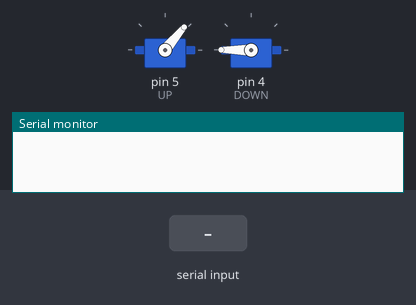
Bench run of a sketch on a simulated Arduino Uno, built with avr-gcc and run on an emulated ATmega328P. On the bench: 2 × servo, the last lines printed to the serial monitor. Inputs (shaded band) come from the test bench.

Above: at 3.2 s.
3.3 s: "a" received over Serial
At 4.0 s:
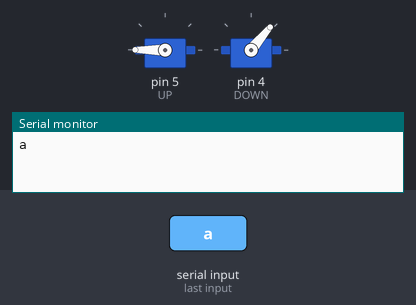
4.8 s: "b" received over Serial
At 5.1 s:
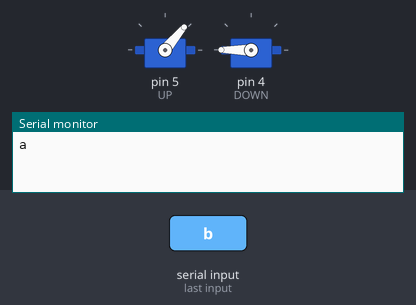
Timing chart, 0 to 7.8 s (numbered marks = the images above; inputs shaded):
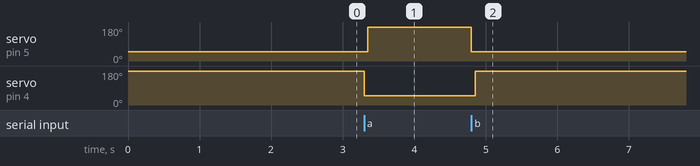

The sketch:

smart_switch.ino
```cpp
#include <Servo.h>

#define UP 5
#define DOWN 4

//UP(gpio5) - D1
//DOWN(gpio4) - D2
Servo up;
Servo down;

void setup() {
  Serial.begin(9600);
 up.attach(UP);
 down.attach(DOWN);
 up.write(50);
 down.write(180);
 delay(2000);


}

void loop() {
  while(Serial.available()>0){
    char a = Serial.read();

    if(a == 'a')
    {
      Serial.println('a');
      down.write(50);
      delay(50);
      up.write(180);
      delay(500);

    }
    else if(a=='b'){
      up.write(50);
      delay(50);
      down.write(180);
      delay(500);
    }


  }
}
```

Measured:
- after the input at 3.3 s, servo on pin 5 (UP): 50° → 180° after 0.05 s; servo on pin 4 (DOWN): 180° → 50° at once
- after the input at 4.8 s, servo on pin 5 (UP): 180° → 50° at once; servo on pin 4 (DOWN): 50° → 180° after 0.05 s
